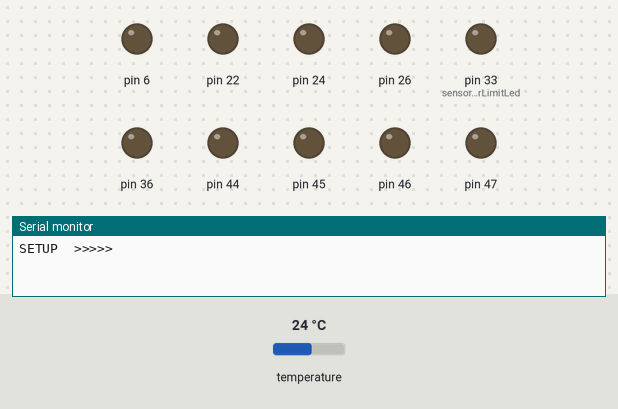
This sketch was run on a simulated Arduino Mega 2560, built with avr-gcc and run on an emulated ATmega2560. Shown: output pins drawn as LEDs (lit = HIGH), the last lines printed to the serial monitor. The inputs (shaded band) are chosen by the test bench; at power-on: temperature 24 °C. Pins used as bus, display or sensor lines are not drawn.

Above: at 0.1 s.
At 12.5 s:
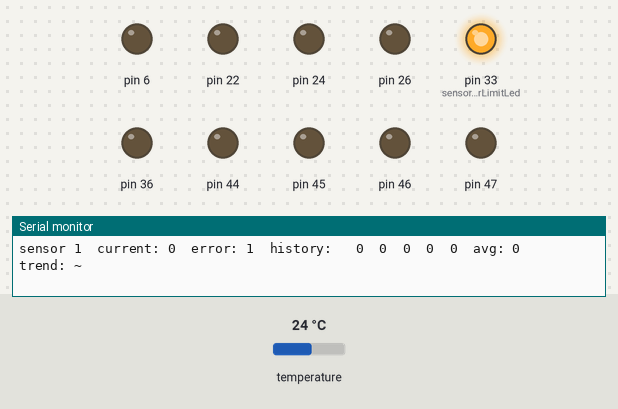
12.6 s: temperature set to 12 °C
19.7 s: temperature set to 33 °C
At 37.2 s:
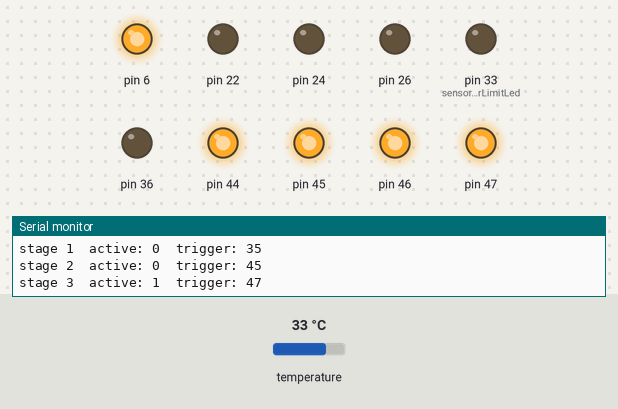
Timing chart, 0 to 38.7 s (numbered marks = the images above; inputs shaded):
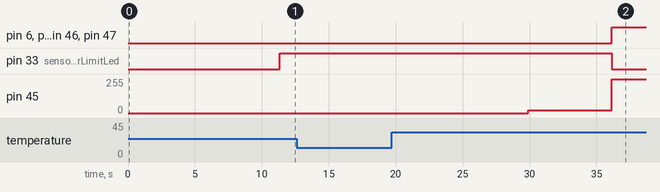

Measured:
- after the input at 19.7 s, pin 33 (sensorErrorLimitLed): HIGH → LOW after 16.4 s instead of 11.2 s; pin 45: 0/255 → 20/255 after 10.2 s, → 255/255 6.2 s later

The sketch:

DieBassFanControl.ino
```cpp
/*
============
    INIT
============
*/
// include libs
#include <OneWire.h>
#include <DallasTemperature.h>

#define DEBUG

/* ###################
   ### TEMPERATURE ###
   ################### */
// set pin of the data wire of ds18b20
#define bus_heat 4
// initiate bus on defined pin
OneWire wire_heat(bus_heat);
// tell dallas lib on wich bus the temperature sensors are located
DallasTemperature sensorBus(&wire_heat);

// define how many Temperature measurements we will remember
const int sensorHistorySize = 5;

// define how many temerature sensors we are going to use with OneWire
const int sensorCount = 2;

// define the strcut that defines a sensor
struct Sensor {
    int current;
    int history[sensorHistorySize];
    int error;
    int historyAvg;
    int trend;
};
// declare the list that stores al sensors
struct Sensor sensors[sensorCount];

// define the amount of bad measurements that are considered as bad
// reaching this limit means that cooling can not be ensured as the temperature is unknown
// this will result in a 'last resort' action and turn on the FANs to the max level
const int sensorErrorLimit = 4;

// set the Pin for the led to indicate that the sensorErrorLimit got hit
const int sensorErrorLimitLed = 33;

/* ##############
   ### STAGES ###
   ############## */
// set temperature stages an the pin for the indicator LED
const int stageSetup[][2] = { { 30, 22 }, { 35, 24 }, { 45, 26 }, { 47, 36 } };
// count the amount of stages. basicaly just for coding conviniece
const int stageCount = sizeof(stageSetup) / sizeof(stageSetup[0]);

// define struct that defines a stage
struct Stage {
    bool active;
    int trigger;
    int ledPin;
};
// declare the list that stores all stages
struct Stage stages[stageCount];

/* ####################
   ### FAN CONRTROL ###
   #################### */

/* this is the fan setup. every entry represents one Fan.
   syntax: { PIN primary Fan, PIN secodary Fan, stage mapping } */
const int fanSetup[][3] = {
    { 47, 0, 1 },
    { 45, 0, 1 },
    {  6, 0, 2 },
    { 44, 0, 2 },
    { 46, 0, 3 },
};

const int fanCount = sizeof(fanSetup) / sizeof(fanSetup[0]);

// define the struct that defines a Fan
struct Fan {
    int pinPri;
    int pinSec ;
    int pwmValuePri;
    int pwmValueSec;
    int stage;
    bool active;
};
// define the list to store all fans in
struct Fan fans[fanCount];

// define the struct to build a main power for the fans.
// a mosfet is used to cut the power when no stage is active to power down fans that are not powering down with PWM value of 0
// further: there is the option of an intrusion detection. the fans will stop when the case got opened. to prevent damage.
struct MainPower {
    bool state;
    int pin;
};
struct MainPower mainPower;
// set the pin the mosfet is connected to
const int mainPowerPin = 10;

// define the maximum PWM value that can be set (usually 255)
const int MaxPWM = 255;
// define the minimum PWM value that can be set
const int MinPWM = 20;
// define the steps to adjuste the PWM value
const int PWMStep = 25;
// define an offset for the primary and secondary fans if the fan has 2 rotors
const int dualFanOffset = 50;

/*
=================
    FUNCTIONS
=================
*/
bool temperatureInitialize () {
    // Send the command to get temperatures
    sensorBus.requestTemperatures();

    // define a bool which will be the return vaule of this function
    // it true by default and gets set to false when ANY inital sensor reading fails to inform the setup function of it.
    bool checkState = true;

    // collect temperatures
    for ( int s = 0; s < sensorCount; s++ ) {

        int x = 0;
        bool sensorState = true;
        for ( int x = 0; x <= 5; x++ ) {
            // store measured temperature in a temporary place
            int tempMeasured = (int)sensorBus.getTempCByIndex(s);

            // catch measuring errors
            if ( tempMeasured > -100 ) {
                sensors[s].current = tempMeasured;
                for ( int h = 0; h < sensorHistorySize; h++ ) {
                    sensors[s].history[h] = tempMeasured;
                }
                #ifdef DEBUG
                    Serial.print("init sensor ");
                    Serial.print(s);
                    Serial.print(" OK - ");
                    Serial.println(tempMeasured);
                #endif
                break;
            } else {
                sensorBus.requestTemperatures();
                #ifdef DEBUG
                    Serial.print("init sensor ");
                    Serial.print(s);
                    Serial.print(" FAIL (cnt ");
                    Serial.print(x);
                    Serial.print(") - ");
                    Serial.println(tempMeasured);
                #endif
            }
            // set the bool to false to notify the setup function that a sensor has a failure during init
            if ( x == 5 ) { checkState = false; }
        }
    }
    // returns false if
    return checkState;
}

void getTemperature () {
    // Send the command to get temperatures
    sensorBus.requestTemperatures();

    for ( int s = 0; s < sensorCount; s++ ) {
        // preserve historical measurements
        for ( int h = sensorHistorySize - 1; h >= 1; h-- ) {
            sensors[s].history[h] = sensors[s].history[h - 1];
        }
        // make last measurement the most recent history entry
        sensors[s].history[0] = sensors[s].current;

        // store measured temperature in a temporary place
        int measurement = (int)sensorBus.getTempCByIndex(s);

        // calculate the difference to the previous measured value
        int difference = measurement - sensors[s].history[0];

        // catch measuring errors
        if ( measurement > -100 && difference < 25 && difference > -25 ) {
            sensors[s].current = measurement;
            sensors[s].error = 0;
        } else {
            sensors[s].error++;
        }
    }
}

void setMainPower() {
    bool a = false;
    // if any stage is active, power on main power
    for ( int st = 0; st < stageCount; st++ ) {
        if ( stages[st].active && !mainPower.state ) {
            mainPower.state = true;
            #ifdef DEBUG
                Serial.println("powering ON main power");
            #endif
            changeMainPower();
            // delay when the power got turned on to let the fans settle
            delay(4500);
        }
        // a is needed to determine if main power can be turned off
        if ( stages[st].active ) { a = true; }
    }
    // if a did not reached true and main power is on, main power can turned off
    if ( !a && mainPower.state ) {
        mainPower.state = false;
        #ifdef DEBUG
            Serial.println("powering OFF main power");
        #endif
        changeMainPower();
    }
    #ifdef DEBUG
        Serial.print("main power: ");
        if ( mainPower.state ) { Serial.println("1"); } else { Serial.println("0"); }
    #endif
}

void changeMainPower() {
    // turning the mainPower on and off instantly causes noise in the wires
    // as the main power switch is a mosfet, turning it on slowly is a more elegant way and might reduce the noise caused when the current changes slower that way
    int mainPowerValue;
    int mainPowerValueTarget;
    int mainPowerStep;
    switch ( mainPower.state ) {
        case true :
            // true means mainPower is off, turn on
            mainPowerValue = 0;
            mainPowerValueTarget = 255;
            mainPowerStep = 5;
            break;
        case false :
            // false means mainPower is on, turn off
            mainPowerValue = 255;
            mainPowerValueTarget = 0;
            mainPowerStep = -5;
            break;
    }
    while ( mainPowerValue != mainPowerValueTarget ) {
        digitalWrite(mainPower.pin, mainPowerValue);
        mainPowerValue = mainPowerValue + mainPowerStep;
        delay(15);  // 255 / 5 = 51 steps * 15 = 765ms for a full power up/down
    }
}

void writePWM() {
    // write the PWM value to the Fan Pins
    for ( int f = 0; f < fanCount; f++ ) {
        analogWrite( fans[f].pinPri, fans[f].pwmValuePri );
        if ( fans[f].pinSec != 0 ) {
            analogWrite( fans[f].pinSec, fans[f].pwmValueSec );
        }
    }
}


/*
=============
    SETUP
=============
*/
void setup() {
    #ifdef DEBUG
        // setup Serial
        Serial.begin(9600);
        Serial.println("SETUP\t>>>>>");
    #endif

    // build the list of all configured fans
    for ( int f = 0; f < fanCount; f++ ) {
        fans[f].pinPri      = fanSetup[f][0];
        fans[f].pinSec      = fanSetup[f][1];
        fans[f].stage       = fanSetup[f][2];
        fans[f].pwmValuePri = 0;
        fans[f].pwmValueSec = 0;
        fans[f].active      = false;

        // set pin modes for fan
        pinMode( fans[f].pinPri, OUTPUT );
        if ( fans[f].pinSec != 0 ) {
            pinMode( fans[f].pinSec, OUTPUT );
        }
    }

    // build the list of all configured sensors
    for ( int s = 0; s < sensorCount; s++ ) {
        sensors[s].current    = 0;
        sensors[s].error      = 0;
        sensors[s].historyAvg = 0;
        sensors[s].trend      = 0;
        for ( int h = 0; h < sensorHistorySize; h++ ) {
            sensors[s].history[h] = 0;
        }
    }

    // build the list of all configured stages
    for ( int st = 0; st < stageCount; st++ ) {
        stages[st].active  = false;
        stages[st].trigger = stageSetup[st][0];
        stages[st].ledPin  = stageSetup[st][1];
    }

    // setup the main power struct
    mainPower.state = true;
    mainPower.pin = mainPowerPin;

    // initiate temperature sensors
    sensorBus.begin();

    // modify PWM regeister to change PWM freq
    // set PWM freq to 31kHz (31372.55 Hz) on ...
    TCCR3B = TCCR3B & B11111000 | B00000001; // ... Pins D2  D3  D5
    TCCR4B = TCCR4B & B11111000 | B00000001; // ... Pins D6  D7  D8
    TCCR5B = TCCR5B & B11111000 | B00000001; // ... Pins D44 D45 D46

    // set pin modes
    pinMode(sensorErrorLimitLed, OUTPUT);
    pinMode(mainPower.pin, OUTPUT);
    // set inital states
    digitalWrite(sensorErrorLimitLed, LOW);
    digitalWrite(mainPower.pin, LOW);

    // turn on the main power once during setup
    changeMainPower();
    delay(4500);
    mainPower.state = false;
    changeMainPower();

    if ( temperatureInitialize() ) {
        // temp init successfull
        // blink at start to show successfull end of setup
        bool state = HIGH;
        for( int a = 0; a < 50; a++ ) {
            digitalWrite(sensorErrorLimitLed, state);
            state = state ? LOW: HIGH;
            delay(80);
        }
    } else {
        digitalWrite(sensorErrorLimitLed, HIGH);
    }

    #ifdef DEBUG
        Serial.println(">>>>>\tEND");
    #endif
}

/*
============
    LOOP
============
*/
void loop () {
    // get temperatures from sensors
    getTemperature();

    // let the brain do its work
    brain();

    // set the main power
    setMainPower();

    // write the pwm values to the pins
    writePWM();

    #ifdef DEBUG
        for ( int f = 0; f < fanCount; f++ ){
            Serial.print("fan ");
            Serial.print(f);
            Serial.print("\tpin1: ");
            Serial.print(fans[f].pinPri);
            Serial.print("\tpin2: ");
            Serial.print(fans[f].pinSec);
            Serial.print("\tpwm1: ");
            Serial.print(fans[f].pwmValuePri);
            Serial.print("\tpwm2: ");
            Serial.print(fans[f].pwmValueSec);
            Serial.print("\tstage: ");
            Serial.println(fans[f].stage);
        }
        for ( int s = 0; s < sensorCount; s++ ) {
            Serial.print("sensor ");
            Serial.print(s);
            Serial.print("\tcurrent: ");
            Serial.print(sensors[s].current);
            Serial.print("\terror: ");
            Serial.print(sensors[s].error);
            Serial.print("\thistory: ");
            for ( int h = 0; h < sensorHistorySize; h++ ) {
                Serial.print("\t");
                Serial.print(sensors[s].history[h]);
            }
            Serial.print("\tavg: ");
            Serial.print(sensors[s].historyAvg);
            Serial.print("\ttrend: ");
            if ( sensors[s].trend > 1 ) { Serial.println("+"); } else if ( sensors[s].trend == 1u ) { Serial.println("-"); } else { Serial.println("~"); }
        }
        for ( int st = 0; st < stageCount; st++ ) {
            Serial.print("stage ");
            Serial.print(st);
            Serial.print("\tactive: ");
            Serial.print(stages[st].active);
            Serial.print("\ttrigger: ");
            Serial.println(stages[st].trigger);
        }
    #endif

    #ifdef DEBUG
        // delay loop to slow things down
        delay(5000);
    #else
        delay(20000);
    #endif
}
```

Source omitted: brain.ino (6062 bytes)
